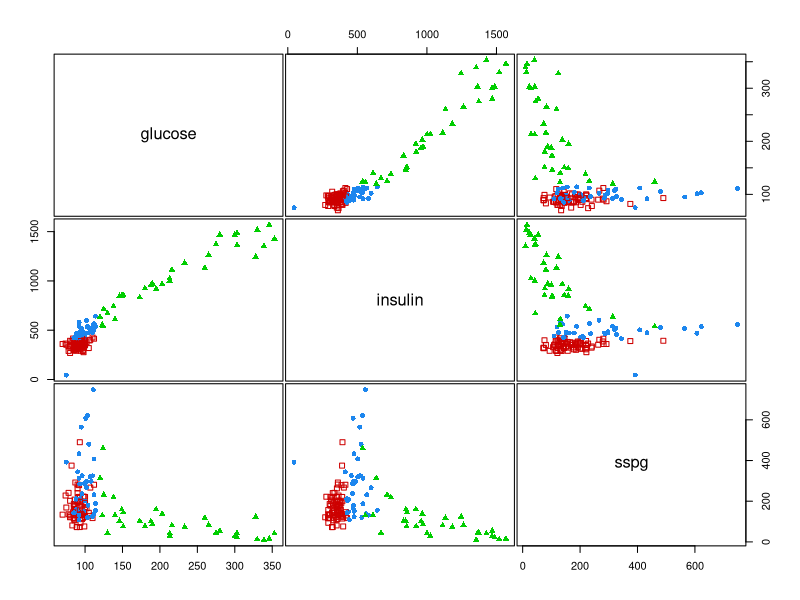
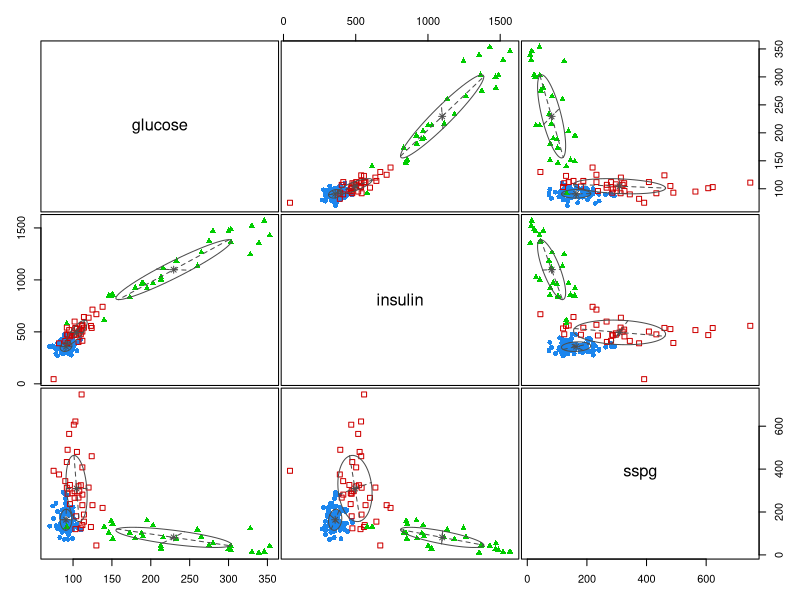

Write the R code that produced these figures, in order.
library("mclust")

data(diabetes)
summary(diabetes)

class.d = diabetes$class
table(class.d)

X = diabetes[,-1]
clPairs(X, class.d)

fit <- Mclust(X)
fit

plot(fit, what = "classification")
table(class.d, factor(fit$classification,labels=c("Normal","Chemical","Overt")))
